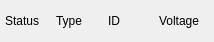
<?xml version="1.0" encoding="UTF-8"?>
<ui version="4.0">
 <class>DeviceWidget</class>
 <widget class="QWidget" name="DeviceWidget">
  <property name="geometry">
   <rect>
    <x>0</x>
    <y>0</y>
    <width>214</width>
    <height>42</height>
   </rect>
  </property>
  <property name="sizePolicy">
   <sizepolicy hsizetype="Preferred" vsizetype="Maximum">
    <horstretch>0</horstretch>
    <verstretch>0</verstretch>
   </sizepolicy>
  </property>
  <property name="windowTitle">
   <string>Form</string>
  </property>
  <property name="styleSheet">
   <string notr="true"/>
  </property>
  <layout class="QGridLayout" name="gridLayout">
   <property name="leftMargin">
    <number>5</number>
   </property>
   <property name="topMargin">
    <number>5</number>
   </property>
   <property name="rightMargin">
    <number>10</number>
   </property>
   <property name="bottomMargin">
    <number>5</number>
   </property>
   <item row="0" column="0">
    <widget class="QLabel" name="statusLabel">
     <property name="text">
      <string>Status</string>
     </property>
    </widget>
   </item>
   <item row="0" column="1">
    <widget class="QLabel" name="typeLabel">
     <property name="text">
      <string>Type</string>
     </property>
    </widget>
   </item>
   <item row="0" column="2">
    <widget class="QLabel" name="idLabel">
     <property name="text">
      <string>ID</string>
     </property>
    </widget>
   </item>
   <item row="0" column="3">
    <widget class="QLabel" name="voltageLabel">
     <property name="text">
      <string>Voltage</string>
     </property>
    </widget>
   </item>
  </layout>
 </widget>
 <resources/>
 <connections/>
</ui>
